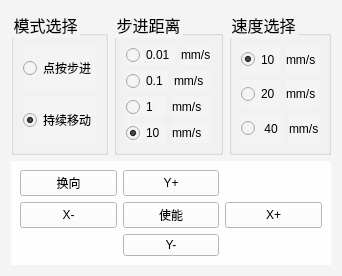
      <widget class="QFrame" name="frame">
       <property name="styleSheet">
        <string notr="true">

background-color: rgb(244, 244, 244);</string>
       </property>
       <property name="frameShape">
        <enum>QFrame::Shape::NoFrame</enum>
       </property>
       <layout class="QVBoxLayout" name="verticalLayout_13" stretch="1,3">
        <item>
         <layout class="QHBoxLayout" name="horizontalLayout" stretch="1,1,1">
          <property name="sizeConstraint">
           <enum>QLayout::SizeConstraint::SetMaximumSize</enum>
          </property>
          <item>
           <widget class="QGroupBox" name="groupBox">
            <property name="sizePolicy">
             <sizepolicy hsizetype="Preferred" vsizetype="Preferred">
              <horstretch>0</horstretch>
              <verstretch>0</verstretch>
             </sizepolicy>
            </property>
            <property name="font">
             <font>
              <pointsize>12</pointsize>
             </font>
            </property>
            <property name="title">
             <string>模式选择</string>
            </property>
            <layout class="QVBoxLayout" name="verticalLayout_18">
             <item>
              <layout class="QVBoxLayout" name="verticalLayout_15">
               <property name="sizeConstraint">
                <enum>QLayout::SizeConstraint::SetMaximumSize</enum>
               </property>
               <item>
                <widget class="QRadioButton" name="moveOnceBtn">
                 <property name="enabled">
                  <bool>true</bool>
                 </property>
                 <property name="sizePolicy">
                  <sizepolicy hsizetype="Preferred" vsizetype="Preferred">
                   <horstretch>0</horstretch>
                   <verstretch>0</verstretch>
                  </sizepolicy>
                 </property>
                 <property name="text">
                  <string>点按步进</string>
                 </property>
                 <property name="checked">
                  <bool>false</bool>
                 </property>
                </widget>
               </item>
               <item>
                <widget class="QRadioButton" name="moveEndureBtn">
                 <property name="enabled">
                  <bool>true</bool>
                 </property>
                 <property name="sizePolicy">
                  <sizepolicy hsizetype="Preferred" vsizetype="Preferred">
                   <horstretch>0</horstretch>
                   <verstretch>0</verstretch>
                  </sizepolicy>
                 </property>
                 <property name="text">
                  <string>持续移动</string>
                 </property>
                 <property name="checked">
                  <bool>true</bool>
                 </property>
                </widget>
               </item>
              </layout>
             </item>
            </layout>
           </widget>
          </item>
          <item>
           <widget class="QGroupBox" name="groupBox_3">
            <property name="sizePolicy">
             <sizepolicy hsizetype="Preferred" vsizetype="Preferred">
              <horstretch>0</horstretch>
              <verstretch>0</verstretch>
             </sizepolicy>
            </property>
            <property name="font">
             <font>
              <pointsize>12</pointsize>
             </font>
            </property>
            <property name="title">
             <string>步进距离</string>
            </property>
            <layout class="QVBoxLayout" name="verticalLayout_12">
             <item>
              <layout class="QHBoxLayout" name="horizontalLayout_11">
               <item>
                <widget class="QRadioButton" name="distance0">
                 <property name="sizePolicy">
                  <sizepolicy hsizetype="Minimum" vsizetype="Preferred">
                   <horstretch>0</horstretch>
                   <verstretch>0</verstretch>
                  </sizepolicy>
                 </property>
                 <property name="text">
                  <string>0.01</string>
                 </property>
                 <property name="checkable">
                  <bool>true</bool>
                 </property>
                 <property name="checked">
                  <bool>false</bool>
                 </property>
                </widget>
               </item>
               <item>
                <widget class="QLabel" name="label_14">
                 <property name="text">
                  <string>mm/s</string>
                 </property>
                </widget>
               </item>
              </layout>
             </item>
             <item>
              <layout class="QHBoxLayout" name="horizontalLayout_16">
               <item>
                <widget class="QRadioButton" name="distance1">
                 <property name="sizePolicy">
                  <sizepolicy hsizetype="Minimum" vsizetype="Preferred">
                   <horstretch>0</horstretch>
                   <verstretch>0</verstretch>
                  </sizepolicy>
                 </property>
                 <property name="text">
                  <string>0.1</string>
                 </property>
                 <property name="checkable">
                  <bool>true</bool>
                 </property>
                 <property name="checked">
                  <bool>false</bool>
                 </property>
                </widget>
               </item>
               <item>
                <widget class="QLabel" name="label_15">
                 <property name="text">
                  <string>mm/s</string>
                 </property>
                </widget>
               </item>
              </layout>
             </item>
             <item>
              <layout class="QHBoxLayout" name="horizontalLayout_17">
               <item>
                <widget class="QRadioButton" name="distance2">
                 <property name="sizePolicy">
                  <sizepolicy hsizetype="Minimum" vsizetype="Preferred">
                   <horstretch>0</horstretch>
                   <verstretch>0</verstretch>
                  </sizepolicy>
                 </property>
                 <property name="text">
                  <string>1</string>
                 </property>
                 <property name="checkable">
                  <bool>true</bool>
                 </property>
                 <property name="checked">
                  <bool>false</bool>
                 </property>
                </widget>
               </item>
               <item>
                <widget class="QLabel" name="label_16">
                 <property name="text">
                  <string>mm/s</string>
                 </property>
                </widget>
               </item>
              </layout>
             </item>
             <item>
              <layout class="QHBoxLayout" name="horizontalLayout_18">
               <item>
                <widget class="QRadioButton" name="distance3">
                 <property name="sizePolicy">
                  <sizepolicy hsizetype="Minimum" vsizetype="Preferred">
                   <horstretch>0</horstretch>
                   <verstretch>0</verstretch>
                  </sizepolicy>
                 </property>
                 <property name="text">
                  <string>10</string>
                 </property>
                 <property name="checked">
                  <bool>true</bool>
                 </property>
                </widget>
               </item>
               <item>
                <widget class="QLabel" name="label_17">
                 <property name="text">
                  <string>mm/s</string>
                 </property>
                </widget>
               </item>
              </layout>
             </item>
            </layout>
           </widget>
          </item>
          <item>
           <widget class="QGroupBox" name="groupBox_2">
            <property name="sizePolicy">
             <sizepolicy hsizetype="Preferred" vsizetype="Preferred">
              <horstretch>0</horstretch>
              <verstretch>0</verstretch>
             </sizepolicy>
            </property>
            <property name="font">
             <font>
              <pointsize>12</pointsize>
             </font>
            </property>
            <property name="title">
             <string>速度选择</string>
            </property>
            <layout class="QVBoxLayout" name="verticalLayout_16">
             <item>
              <layout class="QHBoxLayout" name="horizontalLayout_8">
               <item>
                <widget class="QRadioButton" name="vel0">
                 <property name="sizePolicy">
                  <sizepolicy hsizetype="Minimum" vsizetype="Preferred">
                   <horstretch>0</horstretch>
                   <verstretch>0</verstretch>
                  </sizepolicy>
                 </property>
                 <property name="text">
                  <string>10</string>
                 </property>
                 <property name="checked">
                  <bool>true</bool>
                 </property>
                </widget>
               </item>
               <item>
                <widget class="QLabel" name="label_7">
                 <property name="text">
                  <string>mm/s</string>
                 </property>
                </widget>
               </item>
              </layout>
             </item>
             <item>
              <layout class="QHBoxLayout" name="horizontalLayout_9">
               <item>
                <widget class="QRadioButton" name="vel1">
                 <property name="sizePolicy">
                  <sizepolicy hsizetype="Minimum" vsizetype="Preferred">
                   <horstretch>0</horstretch>
                   <verstretch>0</verstretch>
                  </sizepolicy>
                 </property>
                 <property name="layoutDirection">
                  <enum>Qt::LayoutDirection::LeftToRight</enum>
                 </property>
                 <property name="text">
                  <string>20</string>
                 </property>
                 <property name="checked">
                  <bool>false</bool>
                 </property>
                </widget>
               </item>
               <item>
                <widget class="QLabel" name="label_8">
                 <property name="text">
                  <string>mm/s</string>
                 </property>
                </widget>
               </item>
              </layout>
             </item>
             <item>
              <layout class="QHBoxLayout" name="horizontalLayout_10">
               <item>
                <widget class="QRadioButton" name="vel2">
                 <property name="sizePolicy">
                  <sizepolicy hsizetype="Minimum" vsizetype="Preferred">
                   <horstretch>0</horstretch>
                   <verstretch>0</verstretch>
                  </sizepolicy>
                 </property>
                 <property name="text">
                  <string> 40</string>
                 </property>
                 <property name="checked">
                  <bool>false</bool>
                 </property>
                </widget>
               </item>
               <item>
                <widget class="QLabel" name="label_9">
                 <property name="text">
                  <string>mm/s</string>
                 </property>
                </widget>
               </item>
              </layout>
             </item>
            </layout>
           </widget>
          </item>
         </layout>
        </item>
        <item>
         <widget class="QFrame" name="Moveframe">
          <property name="sizePolicy">
           <sizepolicy hsizetype="Expanding" vsizetype="Expanding">
            <horstretch>0</horstretch>
            <verstretch>0</verstretch>
           </sizepolicy>
          </property>
          <property name="styleSheet">
           <string notr="true">background-color: rgb(254, 254, 254);</string>
          </property>
          <property name="frameShape">
           <enum>QFrame::Shape::NoFrame</enum>
          </property>
          <layout class="QGridLayout" name="gridLayout">
           <item row="0" column="0">
            <widget class="QPushButton" name="CommutButton">
             <property name="sizePolicy">
              <sizepolicy hsizetype="Preferred" vsizetype="Preferred">
               <horstretch>0</horstretch>
               <verstretch>0</verstretch>
              </sizepolicy>
             </property>
             <property name="text">
              <string>换向</string>
             </property>
            </widget>
           </item>
           <item row="1" column="0">
            <widget class="QPushButton" name="LeftButton">
             <property name="sizePolicy">
              <sizepolicy hsizetype="Preferred" vsizetype="Preferred">
               <horstretch>0</horstretch>
               <verstretch>0</verstretch>
              </sizepolicy>
             </property>
             <property name="minimumSize">
              <size>
               <width>0</width>
               <height>0</height>
              </size>
             </property>
             <property name="maximumSize">
              <size>
               <width>99999</width>
               <height>99999</height>
              </size>
             </property>
             <property name="toolTip">
              <string>向左移动</string>
             </property>
             <property name="statusTip">
              <string/>
             </property>
             <property name="styleSheet">
              <string notr="true"/>
             </property>
             <property name="text">
              <string>X-</string>
             </property>
             <property name="icon">
              <iconset resource="../resources.qrc">
               <normaloff>:/photos/LeftArrow.png</normaloff>:/photos/LeftArrow.png</iconset>
             </property>
             <property name="iconSize">
              <size>
               <width>110</width>
               <height>110</height>
              </size>
             </property>
            </widget>
           </item>
           <item row="2" column="1">
            <widget class="QPushButton" name="DownButton">
             <property name="sizePolicy">
              <sizepolicy hsizetype="Preferred" vsizetype="Preferred">
               <horstretch>0</horstretch>
               <verstretch>0</verstretch>
              </sizepolicy>
             </property>
             <property name="minimumSize">
              <size>
               <width>0</width>
               <height>0</height>
              </size>
             </property>
             <property name="maximumSize">
              <size>
               <width>999999</width>
               <height>99999</height>
              </size>
             </property>
             <property name="styleSheet">
              <string notr="true"/>
             </property>
             <property name="text">
              <string>Y-</string>
             </property>
             <property name="icon">
              <iconset resource="../resources.qrc">
               <normaloff>:/photos/DownArrow.png</normaloff>:/photos/DownArrow.png</iconset>
             </property>
             <property name="iconSize">
              <size>
               <width>110</width>
               <height>110</height>
              </size>
             </property>
            </widget>
           </item>
           <item row="1" column="2">
            <widget class="QPushButton" name="RightButton">
             <property name="sizePolicy">
              <sizepolicy hsizetype="Preferred" vsizetype="Preferred">
               <horstretch>0</horstretch>
               <verstretch>0</verstretch>
              </sizepolicy>
             </property>
             <property name="minimumSize">
              <size>
               <width>0</width>
               <height>0</height>
              </size>
             </property>
             <property name="maximumSize">
              <size>
               <width>99999</width>
               <height>999999</height>
              </size>
             </property>
             <property name="styleSheet">
              <string notr="true"/>
             </property>
             <property name="text">
              <string>X+</string>
             </property>
             <property name="icon">
              <iconset resource="../resources.qrc">
               <normaloff>:/photos/RightArrow.png</normaloff>:/photos/RightArrow.png</iconset>
             </property>
             <property name="iconSize">
              <size>
               <width>110</width>
               <height>110</height>
              </size>
             </property>
            </widget>
           </item>
           <item row="1" column="1">
            <widget class="QPushButton" name="EnableButton">
             <property name="sizePolicy">
              <sizepolicy hsizetype="Preferred" vsizetype="Preferred">
               <horstretch>0</horstretch>
               <verstretch>0</verstretch>
              </sizepolicy>
             </property>
             <property name="text">
              <string>使能</string>
             </property>
            </widget>
           </item>
           <item row="0" column="1">
            <widget class="QPushButton" name="UpButton">
             <property name="sizePolicy">
              <sizepolicy hsizetype="Preferred" vsizetype="Preferred">
               <horstretch>0</horstretch>
               <verstretch>0</verstretch>
              </sizepolicy>
             </property>
             <property name="minimumSize">
              <size>
               <width>0</width>
               <height>0</height>
              </size>
             </property>
             <property name="maximumSize">
              <size>
               <width>90000</width>
               <height>999999</height>
              </size>
             </property>
             <property name="focusPolicy">
              <enum>Qt::FocusPolicy::NoFocus</enum>
             </property>
             <property name="layoutDirection">
              <enum>Qt::LayoutDirection::LeftToRight</enum>
             </property>
             <property name="styleSheet">
              <string notr="true"/>
             </property>
             <property name="text">
              <string>Y+</string>
             </property>
             <property name="icon">
              <iconset resource="../resources.qrc">
               <normaloff>:/photos/UpArrow.png</normaloff>:/photos/UpArrow.png</iconset>
             </property>
             <property name="iconSize">
              <size>
               <width>110</width>
               <height>110</height>
              </size>
             </property>
            </widget>
           </item>
          </layout>
         </widget>
        </item>
       </layout>
      </widget>
